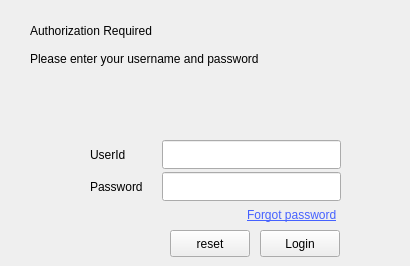
        <widget class="QWidget" name="tab_signin">
         <attribute name="title">
          <string>Sign In</string>
         </attribute>
         <widget class="QLabel" name="label_forgotpassword">
          <property name="geometry">
           <rect>
            <x>247</x>
            <y>207</y>
            <width>111</width>
            <height>16</height>
           </rect>
          </property>
          <property name="cursor">
           <cursorShape>PointingHandCursor</cursorShape>
          </property>
          <property name="mouseTracking">
           <bool>false</bool>
          </property>
          <property name="styleSheet">
           <string notr="true">text-decoration: underline;
font: 8pt &quot;Comic Sans MS&quot;;
color: rgb(69, 97, 255);</string>
          </property>
          <property name="text">
           <string>Forgot password</string>
          </property>
         </widget>
         <widget class="QWidget" name="layoutWidget">
          <property name="geometry">
           <rect>
            <x>30</x>
            <y>20</y>
            <width>331</width>
            <height>49</height>
           </rect>
          </property>
          <layout class="QVBoxLayout" name="verticalLayout_7">
           <item>
            <widget class="QLabel" name="label_authorization">
             <property name="styleSheet">
              <string notr="true">font: 12pt &quot;Comic Sans MS&quot;;
</string>
             </property>
             <property name="text">
              <string>Authorization Required </string>
             </property>
            </widget>
           </item>
           <item>
            <widget class="QLabel" name="label_enter">
             <property name="text">
              <string>Please enter your username and password</string>
             </property>
            </widget>
           </item>
          </layout>
         </widget>
         <widget class="QPushButton" name="pushButton_reset">
          <property name="geometry">
           <rect>
            <x>170</x>
            <y>230</y>
            <width>80</width>
            <height>27</height>
           </rect>
          </property>
          <property name="focusPolicy">
           <enum>Qt::TabFocus</enum>
          </property>
          <property name="acceptDrops">
           <bool>false</bool>
          </property>
          <property name="text">
           <string>reset</string>
          </property>
         </widget>
         <widget class="QPushButton" name="pushButton_login">
          <property name="geometry">
           <rect>
            <x>260</x>
            <y>230</y>
            <width>80</width>
            <height>27</height>
           </rect>
          </property>
          <property name="focusPolicy">
           <enum>Qt::TabFocus</enum>
          </property>
          <property name="text">
           <string>Login</string>
          </property>
          <property name="autoDefault">
           <bool>false</bool>
          </property>
          <property name="default">
           <bool>false</bool>
          </property>
         </widget>
         <widget class="QWidget" name="layoutWidget">
          <property name="geometry">
           <rect>
            <x>90</x>
            <y>140</y>
            <width>251</width>
            <height>61</height>
           </rect>
          </property>
          <layout class="QGridLayout" name="gridLayout" rowstretch="0,0">
           <property name="horizontalSpacing">
            <number>9</number>
           </property>
           <property name="verticalSpacing">
            <number>3</number>
           </property>
           <item row="0" column="0">
            <widget class="QLabel" name="label_2">
             <property name="text">
              <string>UserId </string>
             </property>
            </widget>
           </item>
           <item row="0" column="1">
            <widget class="QLineEdit" name="lineEdit_userid">
             <property name="sizePolicy">
              <sizepolicy hsizetype="Expanding" vsizetype="Expanding">
               <horstretch>0</horstretch>
               <verstretch>0</verstretch>
              </sizepolicy>
             </property>
             <property name="maximumSize">
              <size>
               <width>180</width>
               <height>60</height>
              </size>
             </property>
             <property name="sizeIncrement">
              <size>
               <width>0</width>
               <height>0</height>
              </size>
             </property>
            </widget>
           </item>
           <item row="1" column="0">
            <widget class="QLabel" name="label_3">
             <property name="text">
              <string>Password   </string>
             </property>
            </widget>
           </item>
           <item row="1" column="1">
            <widget class="QLineEdit" name="lineEdit_password">
             <property name="enabled">
              <bool>true</bool>
             </property>
             <property name="sizePolicy">
              <sizepolicy hsizetype="Expanding" vsizetype="Expanding">
               <horstretch>0</horstretch>
               <verstretch>0</verstretch>
              </sizepolicy>
             </property>
             <property name="maximumSize">
              <size>
               <width>180</width>
               <height>60</height>
              </size>
             </property>
             <property name="sizeIncrement">
              <size>
               <width>0</width>
               <height>0</height>
              </size>
             </property>
             <property name="echoMode">
              <enum>QLineEdit::Password</enum>
             </property>
            </widget>
           </item>
          </layout>
         </widget>
         <widget class="QLabel" name="label_error">
          <property name="geometry">
           <rect>
            <x>50</x>
            <y>90</y>
            <width>351</width>
            <height>20</height>
           </rect>
          </property>
          <property name="text">
           <string/>
          </property>
         </widget>
        </widget>
